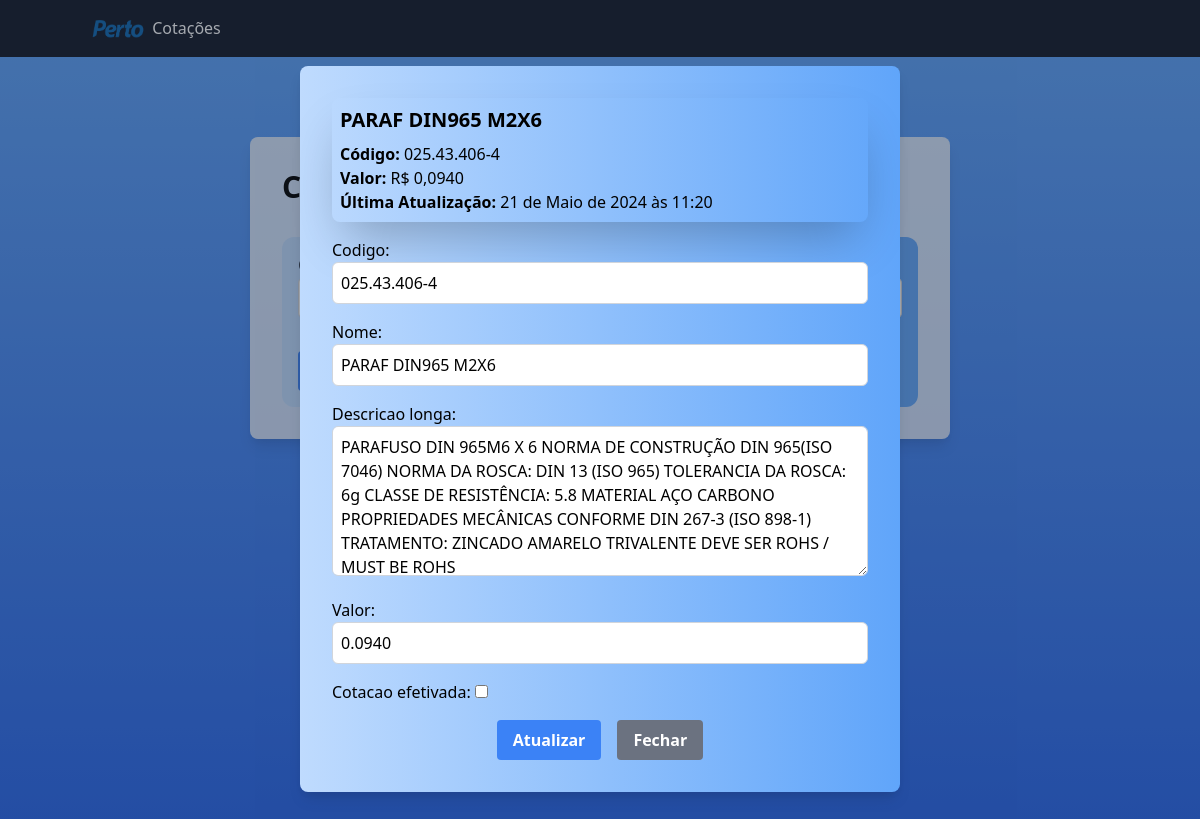
Page /produtos/atualizar/025.43.406-4/ on the earlier database version.
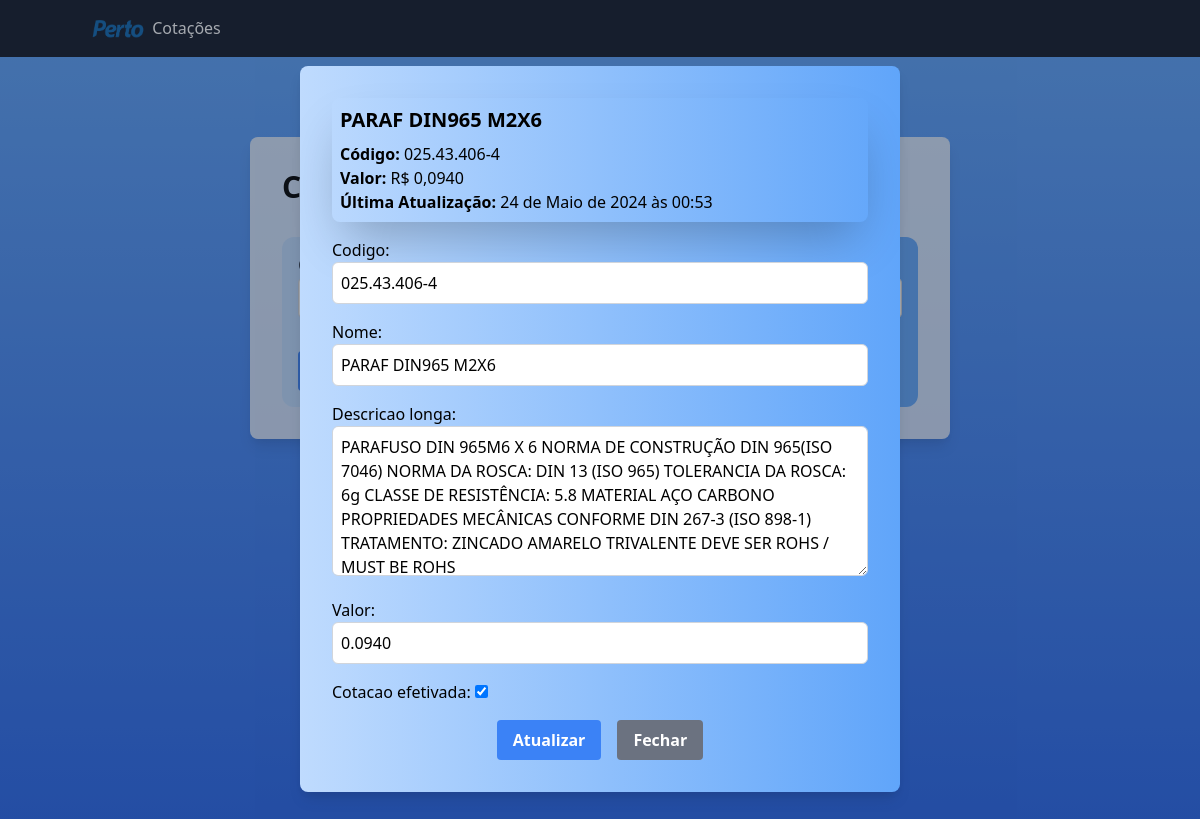
Same page on the later database version.
### produtos/models.py (models this page shows, shortened)
class Produto(models.Model):
    codigo = models.CharField(max_length=20, unique=True)
    nome = models.CharField(max_length=100)
    descricao_longa = models.TextField()
    valor = models.DecimalField(max_digits=10, decimal_places=4)
    data_ultima_atualizacao = models.DateTimeField(auto_now=True)
    cotacao_efetivada = models.BooleanField(default=False)
    valor_efetivacao = models.DecimalField(max_digits=10, decimal_places=2, null=True, blank=True)
    data_efetivacao = models.DateField(null=True, blank=True)

### produtos/views.py (the view)
# urls.py: path('atualizar/<str:codigo>/', views.atualizar_produto, name='atualizar_produto'),
def atualizar_produto(request, codigo):
    produto = get_object_or_404(Produto, codigo=codigo)
    if request.method == 'POST':
        form = ProdutoForm(request.POST, instance=produto)
        if form.is_valid():
            form.save()
            return redirect(f"{reverse('consultar_produto')}?message=Produto atualizado com sucesso!")
        else:
            return redirect(f"{reverse('consultar_produto')}?codigo={codigo}&error=Erro ao atualizar produto. Por favor, tente novamente.")
    else:
        form = ProdutoForm(instance=produto)
    return render(request, 'produtos/consultar_produto.html', {'form': form, 'produto': produto})

### produtos/forms.py (shortened to what this page needs)
class ProdutoForm(forms.ModelForm):
    class Meta:
        model = Produto
        fields = [
            "codigo",
            "nome",
            "descricao_longa",
            "valor",
            "cotacao_efetivada",
        ]
        widgets = {
            "codigo": forms.TextInput(
                attrs={
                    "class": "form-input w-full p-2 border border-gray-300 rounded-md focus:outline-none"
                }
            ),
            "nome": forms.TextInput(
                attrs={
                    "class": "form-input w-full p-2 border border-gray-300 rounded-md focus:outline-none"
                }
            ),
            "descricao_longa": forms.Textarea(
                attrs={
                    "class": "form-input w-full p-2 border border-gray-300 rounded-md focus:outline-none",
                    "style": "height: 150px;",  # Ajuste o valor conforme necessário
                }
            ),
            "valor": forms.TextInput(
                attrs={
                    "class": "form-input w-full p-2 border border-gray-300 rounded-md focus:outline-none"
                }
            ),
        }

### produtos/templates/produtos/consultar_produto.html (shortened to what this page needs)
{% load static %}
<!DOCTYPE html>
<html>
<head>
    <link href="https://cdn.jsdelivr.net/npm/tailwindcss@2.2.19/dist/tailwind.min.css" rel="stylesheet">
</head>
<body class="bg-gradient-to-b from-blue-400 to-blue-600">
    <nav class="bg-gray-900 text-white">
        <div class="container mx-auto py-4">
            <a class="navbar-brand" href="#">
                <img src="{% static 'bootstrap/css/logo-perto.png' %}" alt="Logo" width="60" height="34" class="inline-block align-text-top">
                Cotações
            </a>
        </div>
    </nav>
    <div class="container mx-auto flex justify-center items-start h-screen pt-20">
        <div class="bg-white bg-opacity-75 p-8 rounded-lg shadow-lg" style="width: 700px;">
            <h1 class="text-3xl font-bold mb-8">Consultar Produto</h1>
            <form method="get" class="bg-gradient-to-r from-blue-200 to-blue-400 p-4 rounded-xl space-y-4">
                <div class="mb-4">
                    <label for="codigo" class="block text-gray-700">Código do Produto</label>
                </div>
                <button type="submit" class="bg-blue-500 hover:bg-blue-700 text-white font-bold py-2 px-4 rounded">Consultar</button>
                <a href="{% url 'cadastrar_produto' %}" class="text-blue-500 font-bold hover:underline ml-4">Cadastrar novo produto</a>
                <a href="{% url 'listar_produtos' %}" class="text-blue-500 font-bold hover:underline ml-4">Listar produtos</a>
            </form>
            {% if produto %}
            <div id="produtoModal" class="fixed top-0 left-0 w-full h-full flex items-center justify-center bg-gray-800 bg-opacity-40">
                <div class="bg-gradient-to-r from-blue-200 to-blue-400 p-8 rounded-lg shadow-lg" style="max-width: 600px; width: 100%;">
                    <div class="bg-cyan-500 shadow-2xl shadow-blue-500/80 ... rounded-lg p-2">
                        <h2 class="text-xl font-bold mb-2">{{ produto.nome }}</h2>
                        <p><strong>Código:</strong> {{ produto.codigo }}</p>
                        <p><strong>Valor:</strong> R$ {{ produto.valor }}</p>
                        <p><strong>Última Atualização:</strong> {{ produto.data_ultima_atualizacao }}</p>
                    </div>
                    <form method="post" action="{% url 'atualizar_produto' produto.codigo %}" class="space-y-4">
                        {{ form.as_p }}
                        <div class="flex justify-center space-x-4">
                            <button type="submit" class="bg-blue-500 hover:bg-blue-700 text-white font-bold py-2 px-4 rounded">Atualizar</button>
                            <button type="button" class="bg-gray-500 hover:bg-gray-700 text-white font-bold py-2 px-4 rounded" onclick="fecharModal()">Fechar</button>
                        </div>
                    </form>
                </div>
            </div>
            {% endif %}
        </div>
    </div>
</body>
</html>

Differences in the rows shown:
changed Produto "PARAF DIN965 M2X6": data_ultima_atualizacao "21 de Maio de 2024 às 11:20" → "24 de Maio de 2024 às 00:53"; cotacao_efetivada "☐" → "☑"
